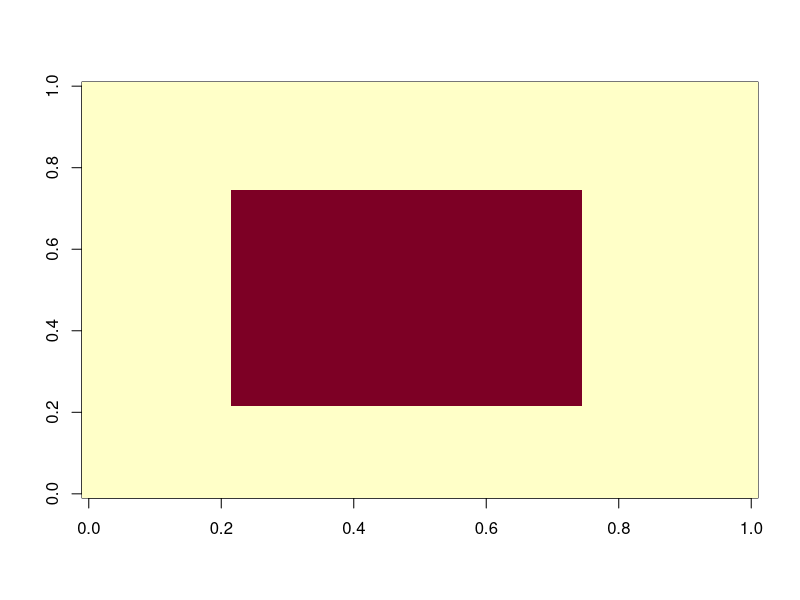
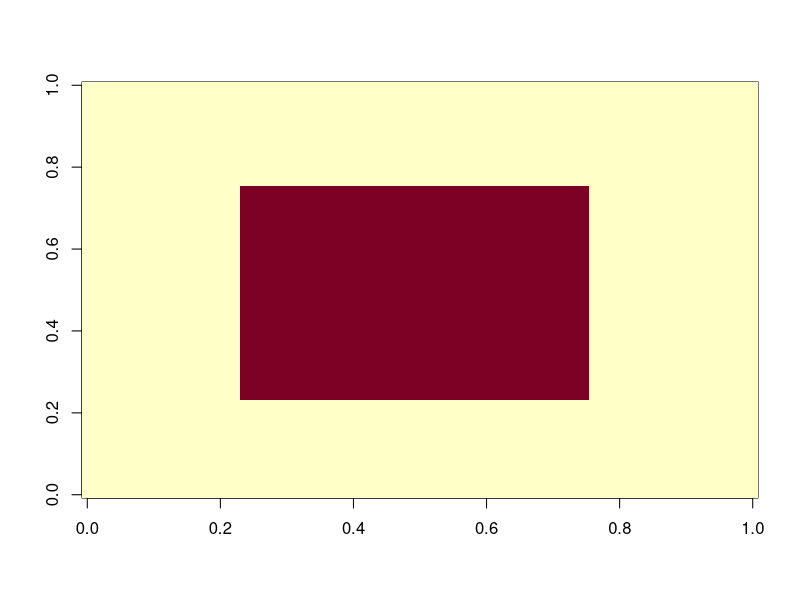
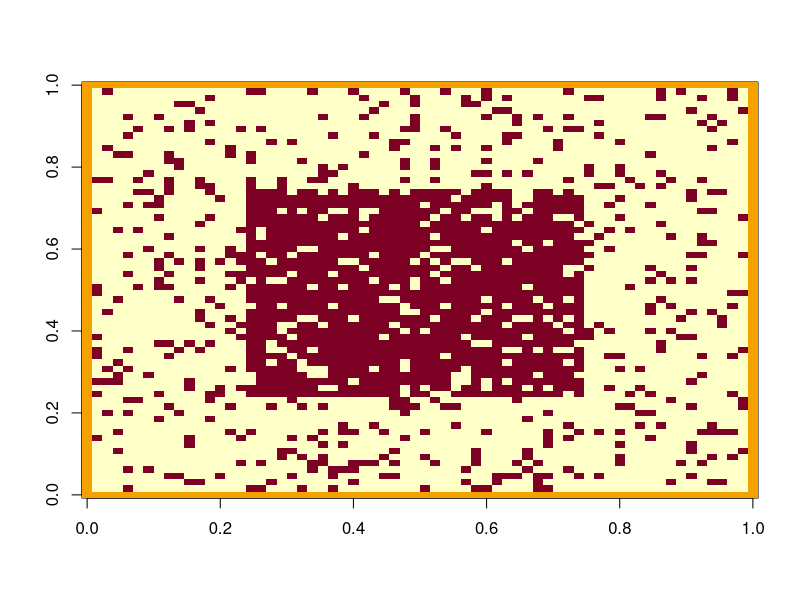
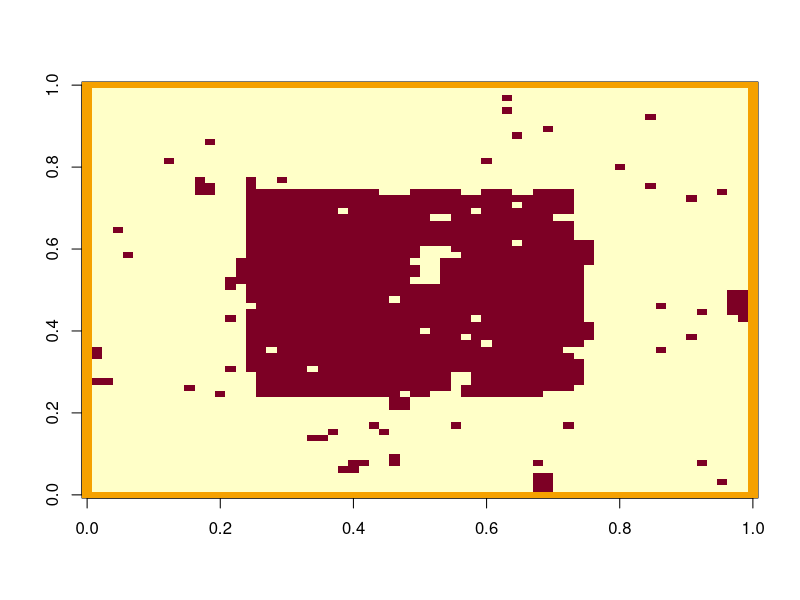
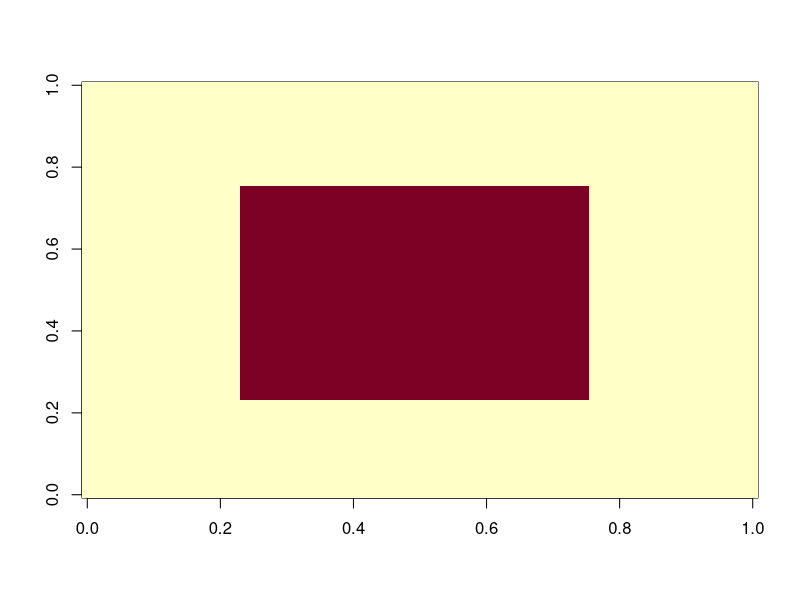
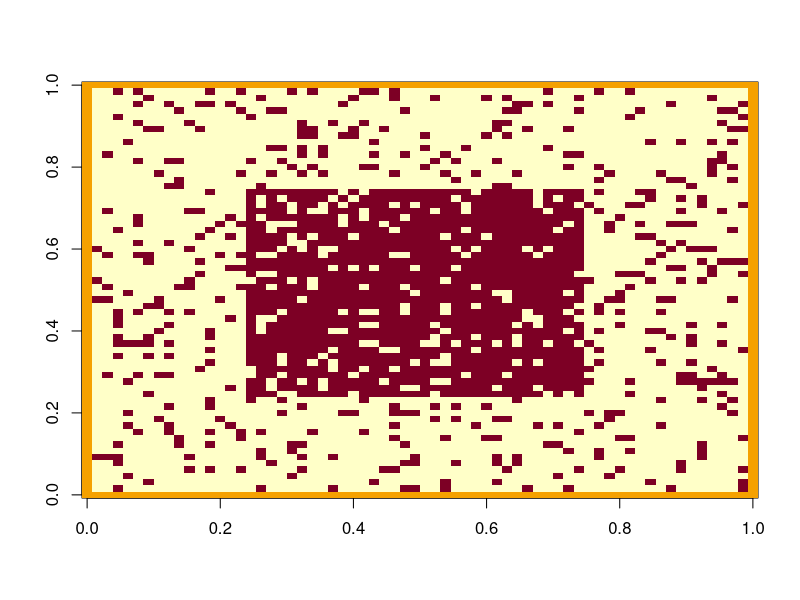
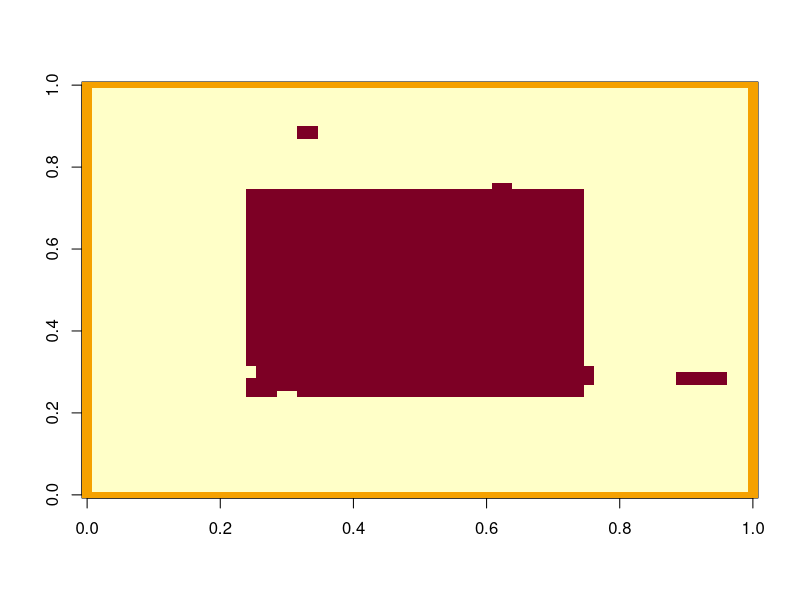
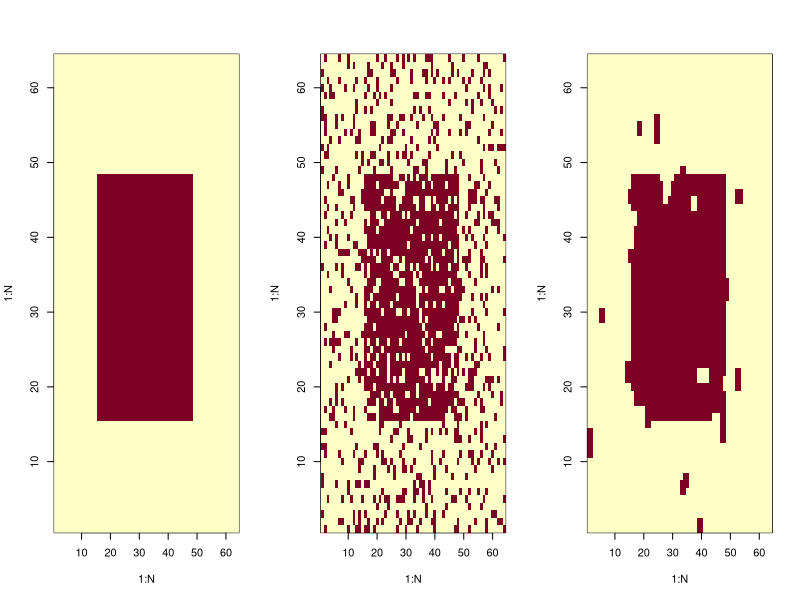

Here is the R script that generated these plots, in order:
## ---- chunk 1
#library(magrittr)
#library(imager)
library(stats)
library(survival)
library(ggplot2)
## ---- chunk 2
#========================================================================================================

imageGenerator=function(forme, N){
  #fonction permettant de générer une matrice-image de forme choisie, et de taille N*N
  
  img <- matrix(-1, nrow= N, ncol= N)
  
  #----rectangle----
  if(forme== "rectangle"){
    img[(N/4):(N*3/4),(N/4):(N*3/4)] <- 1}
  
  #----losange----
  if(forme== "losange"){
    for (i in 1:N){
      for (j in 1:N){
        img[i,j]=-1+2*(abs(i-j)<=N/4)*(abs(i+j-N)<=N/4)  
      }
    }#for
  }#if
  
  #----damier----
  #----triangle----
  #----cercle----
  #----bande----
  if(forme=="bande"){
    for (j in 1:(N/2)){ img[,2*j]=rep(1,N) }
  }#if

  
  return(img)
}#func

#========================================================================================================
## ---- chunk 3
#========================================================================================================

bruiteur=function(image, br){
  #fonction qui revoit l'image donnée en argument par la même image mais bruité par la méthode "br"
  imgBr <- image
  N <- dim(image)[1]
  bruit <- 0
  p <- 0.15
  #----binomiale----
  if(br== "rbinom"){bruit <- matrix(2*rbinom(N^2,1,1-p)-1,nrow=N,ncol=N)}
  
  #----poisson----
  
  #----normale----
  
  imgBr <- image*bruit
  return(imgBr)
}#func  A FINIR

#========================================================================================================
## ---- chunk 4
#========================================================================================================

energie=function(S){
  #fonction pour mesurer l'enrgie globale d'une image
  
  eligne=0
  for (i in 1:N) {for (j in 1:(N-1)){eligne=eligne+S[i,j]*S[i,j+1]}}
  ecolonne=0
  for (j in 1:N) {for (i in 1:(N-1)){ecolonne=ecolonne+S[i,j]*S[i+1,j]}}
  return(eligne+ecolonne)
}

#========================================================================================================
## ---- chunk 5
correspondance=function(img0, img1, N){
  #----pourcentage de correspondance----
  nok <- 0 #nombre de pixels divergents
  correspondance <- 0 #pourcentage sur nb pixels total
  for (i in (1:N)){
    for (j in (1:N)){
      if(img0[i,j] != img1[i,j]){nok <- nok+1}
    }#for
  }#for
  correspondance <- ((N^2)-nok)/(N^2)*100
  return(correspondance)
}#func
## ---- chunk 6
img <- imageGenerator("rectangle", 50)

imgaux <- matrix(data=0,nrow=52,ncol=52)
imgaux[2:51,2:51] <- img
image(img)
#Vstar(imgaux, 50, 2, 2)

## ---- chunk 7
#========================================================================================================
vbranch=function(img, N, is, js, iv, jv, L){
  #la taille de l'image N doit être précisée (à remplacer par méthode info image)
  #L détermine la longueur maximale d'une branche
  #(iv, jv) appartient à [(0,1),(0,-1),(1,0),(-1,0)] ce qui donne le sens de la branche à partir de s
  v = c()
  vl = c()
  if(is<1 | is>N | js<1 | js>N){return("les coordonnées données sont en dehors de l'image")}
  
  #----récupération des L sites de la branche potentielles sans condition----
  for(k in(1:L)){  
    i <- is+k*iv
    j <- js+k*jv
    if(i>=1 && i<=N){ if(j>=1 && j<=N){ #teste si les coordonnées du candidat sont dans l'image
      vl <- c(vl,img[i,j])
    }}#if&if
  }#for
  #print(vl)
  #print(length(vl))
  if(is.null(vl[1])){return(0)}
  
  #----épuration selon la condition de valeur de site----
  lead <- vl[1]
  for(k in 1:length(vl)){ #parcours les L sites
    if(vl[k]==lead){  v <- c(v,vl[k])  }#condition pour faire partie de la branche.
  }#for
  
  #print(v)
  #print(length(v))
  return(length(v)*lead) #"poid" de la branche. length(v) fait office de facteur, comme beta classiquement
}#func

#vbranch(img, 50, 1,1, 0, -1, 50 )
#========================================================================================================
## ---- chunk 8
Vstar=function(img, N, i, j, L){
  s <- 0
  s <- s + vbranch(img, N, i, j, -1, 0, L)
  s <- s + vbranch(img, N, i, j, 1, 0, L)
  s <- s + vbranch(img, N, i, j, 0, -1, L)
  s <- s + vbranch(img, N, i, j, 0, 1, L)
  return(s)
}#func

#Vstar(img, 50, 50,2 , 5)
#========================================================================================================
## ---- chunk 9
#========================================================================================================


## ---- chunk 10
metropolisStar=function(forme, N, L, n){
  #fonction qui réalise l'algorithme de Metropolis sur une image img0 qui est bruité en img1, et doit à la fin être restaurée en img2
  
  #----création de l'image parfaite img0----
  img0 = imageGenerator(forme, N)
  image(img0)
  #----création d'une image auxiliaire img1, avec bord plus long et bruitage----
  img1 = matrix(0, nrow=N+2, ncol=N+2)
  img1[2:(N+1),2:(N+1)] = bruiteur(img0, "rbinom")
  image(img1)
  img3 = img1 #mémoire du bruit initiale
  
  for(k in 1:n){
    #----choix d'un site---
    i <- 1+ceiling(N*runif(1)) # indice entre 2 et N+1
    j <- 1+ceiling(N*runif(1))
    #i <- 2 + k%%N #de 2 à N+1
    #j <- 2 + k%/%(N-1)%%N #de 2 à N+1
    
    #----voisinage----
    v = Vstar(img1, N+2, i, j, L)
    #----changement déterministe----
    img1[i][j] <- v/abs(v) #-1 ou 1
    
  }#for
  #----affichage----
  #par(mfrow=c(1,3))
  image(img1)
  
  corresp <- correspondance(img0, img1, N)
  return(corresp) #utile pour MCdeMC_Vstar
  #calcul de la correspondance
}
## ---- chunk 11
#========================================================================================================

metropolisIsing=function(forme, N, beta, B, alpha, L, n, p){
  #fonction qui réalise l'algorithme de Metropolis sur une image img0 qui est bruité en img1, et doit à la fin être restaurée en img2
  
  #----création de l'image parfaite img0----
  img0 = imageGenerator(forme, N)
  #image(img0)
  #----création d'une image auxiliaire img1, avec bord plus long et bruitage----
  img1 = matrix(0, nrow=N+2, ncol=N+2)
  bruit = matrix(2*rbinom(N^2,1,1-p)-1,nrow=N,ncol=N)
  img1[2:(N+1),2:(N+1)] = img0*bruit
  #image(img1)
  img2 = img1 #image tamponz
  img3 = img1 #mémoire du bruit initiale
  
  for(k in 1:n){
    #----choix d'un site---
    i <- 1+ceiling(N*runif(1)) # indice entre 2 et N+1
    j <- 1+ceiling(N*runif(1))
    #i <- 2 + k%%N #de 2 à N+1
    #j <- 2 + k%/%(N-1)%%N #de 2 à N+1
    #----tirage nouvelle valeure candidate----
    img2[i,j] = -img1[i,j]
    #----voisinage----
    #v = img1[i+1,j] + img1[i-1,j] + img1[i,j+1] + img1[i,j-1]
    v = Vstar(img1, N+2, i, j, L)
    #----potentiels----
    #U1 = -B*img1[i,j]-beta*img1[i,j]*v-alpha*img3[i,j]
    #U2 = -B*img2[i,j]-beta*img2[i,j]*v-alpha*img3[i,j]
    U1 = -B*img1[i,j]-img1[i,j]*(beta*v + alpha*img3[i,j])#potentiel actuel
    U2 = -B*img2[i,j]-img2[i,j]*(beta*v + alpha*img3[i,j])#potentiel candidat
    
    #----test----
    dU = U2-U1
    if(dU<0){img1[i,j]= -img1[i,j]}
    else{
      p <- exp(-dU)
      if(runif(1)<=p){img1[i,j]= -img1[i,j]}
      else{img2[i,j] <- img1[i,j]} #sinon on ne change pas
    }#else
  }#for
  #----affichage----
  #par(mfrow=c(1,3))
  #image(img1)
  
  corresp <- correspondance(img0, img1, N)
  return(corresp) #utile pour MCdeMC_Vstar
  #calcul de la correspondance
}



metropolisIsing("rectangle", 64, 1, 0, 1, 10, 10^4, 0.15)
#metropolisIsing("rectangle", 64, 1, 0, 1, 5, 10^4)
#metropolisIsing("rectangle", 64, 1, 0, 1, 1, 10^4)

#========================================================================================================
## ---- chunk 12
#========================================================================================================

GibbsIsing=function(forme, N, beta, B, alpha, n, p){
  #fonction qui réalise l'algorithme de Metropolis sur une image img0 qui est bruité en img1, et doit à la fin être restaurée en img2
  
  #----création de l'image parfaite img0----
  img0 = imageGenerator(forme, N)
  image(img0)
  #----création d'une image auxiliaire img1, avec bord plus long et bruitage----
  img1 = matrix(0, nrow=N+2, ncol=N+2)
  bruit = matrix(2*rbinom(N^2,1,1-p)-1,nrow=N,ncol=N)
  img1[2:(N+1),2:(N+1)] = img0*bruit
  image(img1)
  img2 = img1 #image tampon
  img3 = img1
  
  for(k in 1:n){
    #----choix d'un site---
    i <- 1+ceiling(N*runif(1)) # indice entre 2 et N+1
    j <- 1+ceiling(N*runif(1))
    #iaux <- 2 + k%%N #de 2 à N+1
    #jaux <- 2 + k%/%(N-1)%%N #de 2 à N+1
    
    
    #----changement de valeur au site visé sur img2 (1ou-1) pour représenter E en entier avec img1 et img2 (cas d'une image en noir et blanc)----
    img2[i,j] = -img1[i,j]
    #----voisinage----
    v = img1[i+1,j] + img1[i-1,j] + img1[i,j+1] + img1[i,j-1]
    #----potentiels----
    #U1 = -B*img1[i,j]-beta*img1[i,j]*v
    #U2 = -B*img2[i,j]-beta*img2[i,j]*v
    U1 = -B*img1[i,j]-img1[i,j]*(beta*v + alpha*img3[i,j])
    U2 = -B*img2[i,j]-img2[i,j]*(beta*v + alpha*img3[i,j])
    #----calcule de la proba conditionnelle locale----
    P <- exp(-U2)/(exp(-U1)+exp(-U2))
    #----test----
    if(runif(1)<= P){img1[i,j]= img2[i,j]}#img1 redevient identique à img2
    else{img2[i,j] <- img1[i,j]} #opération inverse, on ne retient pas le changement, et img2 redevient identique à img1
  }#for
  #----affichage----
  #par(mfrow=c(1,3))
  image(img1)
}


GibbsIsing("rectangle", 64, 2, 0, 0.5, 10^4, 0.15)
#========================================================================================================
## ---- chunk 13
#========================================================================================================

recuitMetro=function(forme, N, beta, B, alpha, n, p){
  #fonction qui réalise l'algorithme de Metropolis sur une image img0 qui est bruité en img1, et doit à la fin être restaurée en img2
  
  #----création de l'image parfaite img0----
  img0 = imageGenerator(forme, N)
  image(img0)
  #----création d'une image auxiliaire img1, avec bord plus long et bruitage----
  img1 = matrix(0, nrow=N+2, ncol=N+2)
  bruit = matrix(2*rbinom(N^2,1,1-p)-1,nrow=N,ncol=N)
  img1[2:(N+1),2:(N+1)] = img0*bruit
  image(img1)
  img2 = img1 #image tamponz
  img3 = img1 #mémoire du bruit initiale
  
  for(k in 1:n){
    t <- 1/k
    Br <- B/t
    betar <- beta/t
    alphar <- alpha/t
    #print(c(T,Br,betar,alphar))
    #----choix d'un site---
    i <- 1+ceiling(N*runif(1)) # indice entre 2 et N+1
    j <- 1+ceiling(N*runif(1))
    #i <- 2 + k%%N #de 2 à N+1
    #j <- 2 + k%/%(N-1)%%N #de 2 à N+1
    #----tirage nouvelle valeure candidate----
    img2[i,j] = -img1[i,j]
    #----voisinage----
    v = img1[i+1,j] + img1[i-1,j] + img1[i,j+1] + img1[i,j-1]
    #----potentiels----
    #U1 = -B*img1[i,j]-beta*img1[i,j]*v-alpha*img3[i,j]
    #U2 = -B*img2[i,j]-beta*img2[i,j]*v-alpha*img3[i,j]
    U1 = -Br*img1[i,j]-img1[i,j]*(betar*v + alphar*img3[i,j])#potentiel actuel
    U2 = -Br*img2[i,j]-img2[i,j]*(betar*v + alphar*img3[i,j])#potentiel candidat
    
    #----test----
    dU = U2-U1
    if(dU<0){img1[i,j]= -img1[i,j]}
    else{
      p <- exp(-dU)
      if(runif(1)<=p){img1[i,j]= -img1[i,j]}
      else{img2[i,j] <- img1[i,j]} #sinon on ne change pas
    }#else
  }#for
  #----affichage----
  #par(mfrow=c(1,3))
  image(img1)
}

recuitMetro("rectangle", 64, 1, 0, 0.3, 10^5, 0.15)

#========================================================================================================
## ---- chunk 14
#========================================================================================================


recuitSimule = function(n, beta, N, p, alpha, stop){
  
  #----création de sigma0 le rectangle initial----
  sigma0 <- matrix(-1,nrow=N,ncol=N)  
  sigma0[(N/4):(N*3/4),(N/4):(N*3/4)] <- 1
  
  #----création de sigma le rectangle bruité----
  bruit <- matrix(2*rbinom(N^2,1,1-p)-1,nrow=N,ncol=N) 
  sigma <- sigma0*bruit  
  
  #----création image auxiliaire, avec contour suplémentaire pour calculer U plus facilement----
  Saux <- matrix(0, nrow=N+2, ncol=N+2) 
  Saux[2:(N+1),2:(N+1)] <- sigma
  sigmaaux <- Saux #sugmaaux = matrice auxiliaire pour le calcule de U, garde la valeur initiale de Saux (qui lui change)

  
  #--------le recuit simulé--------
  if(stop==0){ #cas où on s'arrête simplement après n itérations
    for (k in (1:n)) {
      #T <- 1/sqrt(sqrt((1+log(k))))
      T <- 1/k #T tend lentement vers 0
      iaux <- 1+ceiling(N*runif(1)) # indice entre 2 et N+1
      jaux <- 1+ceiling(N*runif(1))
      #iaux <- 2 + k%%N #de 2 à N+1
      #jaux <- 2 + k%/%(N-1)%%N #de 2 à N+1
      
      
      #----voisinage----
      #s <- Vstar(Saux, N, iaux, jaux)
      s <- Saux[iaux-1,jaux]+Saux[iaux+1,jaux]+Saux[iaux,jaux-1]+Saux[iaux,jaux+1]
      #print("s")
      #print(s)
      #----proba pour un recuit simulé, avec rapport de métropolis----
      r <- exp(-2*Saux[iaux,jaux]*(2*alpha*T*sigmaaux[iaux,jaux]+beta*s)/T)
      
      #----changement ou non de spin selon la proba r---
      if(runif(1)<r){Saux[iaux,jaux] <- -Saux[iaux,jaux]}
    }#for
  }#if
    
  if(stop==1){#cas ou on s'arrête après n itérations sans changement de spin
    X<-0#nombre d'itérations consécutives sans changement de spin
    it<-0
    while(X<=n) {
      it<-it+1
      #T <- 1/sqrt(sqrt((1+log(k))))
      T <- 1/k #T tend lentement vers 0
      iaux <- 1+ceiling(N*runif(1)) # indice entre 2 et N+1
      jaux <- 1+ceiling(N*runif(1))
      #iaux <- 2 + k%%N #de 2 à N+1
      #jaux <- 2 + k%/%(N-1)%%N #de 2 à N+1
      
      
      #----voisinage----
      s <- Saux[iaux-1,jaux]+Saux[iaux+1,jaux]+Saux[iaux,jaux-1]+Saux[iaux,jaux+1]
      
      #----proba pour un recuit simulé----
      r <- exp(-2*Saux[iaux,jaux]*(2*alpha*T*sigmaaux[iaux,jaux]+beta*s)/T)
      
      #----changement ou non de spin selon la proba r---
      if(runif(1)<r){
        Saux[iaux,jaux] <- -Saux[iaux,jaux]
        X <- 0#on vient de changer un spin, donc la condition d'arrêt retombe à 0
      }#if
      else{X <-X+1 } 
    }#while
    print(it)
  }#if
  
  S <- Saux[2:(N+1),2:(N+1)] #image finale (on retire le contour auxiliaire)
    
    
  #----pourcentage de correspondance----
  nok <- 0 #nombre de pixels divergents
  correspondance <- 0 #pourcentage sur nb pixels total
  for (i in (1:N)){
    for (j in (1:N)){
      if(S[i,j] != sigma0[i,j]){nok <- nok+1}
    }#for
  }#for
  correspondance <- ((N^2)-nok)/(N^2)*100
  #print(nok)
  #print(correspondance)
  
  
  #----affichage----
  par(mfrow=c(1,3))
  image(1:N,1:N,sigma0)
  image(1:N,1:N,sigma)
  image(1:N,1:N,S)
  return(correspondance)
}#function


recuitSimule(10^5, 5, 64, 0.2, 3, 0)
#========================================================================================================
## ---- chunk 15
#========================================================================================================
recuitSimuleFixe = function(n, beta, N, p, alpha, stop){
  
  #----cr?ation de sigma0 le rectangle initial----
  sigma0 <- matrix(-1,nrow=N,ncol=N)  
  sigma0[(N/4):(N*3/4),(N/4):(N*3/4)] <- 1
  
  #----cr?ation de sigma le rectangle bruit?----
  bruit <- matrix(2*rbinom(N^2,1,1-p)-1,nrow=N,ncol=N) 
  sigma <- sigma0*bruit  
  
  #----cr?ation image auxiliaire, avec contour supl?mentaire pour calculer U plus facilement----
  Saux <- matrix(0, nrow=N+2, ncol=N+2) 
  Saux[2:(N+1),2:(N+1)] <- sigma
  sigmaaux <- Saux #sugmaaux = matrice auxiliaire pour le calcule de U, garde la valeur initiale de Saux (qui lui change)

  
  #--------le recuit simul?--------
  if(stop==0){ #cas o? on s'arr?te simplement apr?s n it?rations
    for (k in (1:(N*N*n))) {#N*N*n = nombre d'itération nécessaires pour faire n révolutions
      #T <- 1/sqrt(sqrt((1+log(k))))
      T <- 1/k #T tend lentement vers 0
      #iaux <- 1+ceiling(N*runif(1)) # indice entre 2 et N+1
      #jaux <- 1+ceiling(N*runif(1))
      iaux <- 2 + k%%N #de 2 ? N+1
      jaux <- 2 + k%/%(N-1)%%N #de 2 ? N+1
      
      
      #----voisinage----
      #s <- Vstar(Saux, iaux, jaux)
      s <- Saux[iaux-1,jaux]+Saux[iaux+1,jaux]+Saux[iaux,jaux-1]+Saux[iaux,jaux+1]
      
      #----proba pour un recuit simul?----
      r <- exp(-2*Saux[iaux,jaux]*(2*alpha*T*sigmaaux[iaux,jaux]+beta*s)/T)
      
      #----changement ou non de spin selon la proba r---
      #rmc[k]=r
      if(runif(1)<r){Saux[iaux,jaux] <- -Saux[iaux,jaux]}
    }#for
  }#if
    
  if(stop==1){#cas ou on s'arr?te apr?s n it?rations sans changement de spin
    X<-0 #nombre d'it?rations cons?cutives sans changement de spin
    it<-0 #nb itération
    revo<-0 #nb de révolution
    while(X<=n) {
      it<-it+1
      revo <- it%/%N*N
      #T <- 1/sqrt(sqrt((1+log(k))))
      T <- 1/it #T tend lentement vers 0
      iaux <- 1+ceiling(N*runif(1)) # indice entre 2 et N+1
      jaux <- 1+ceiling(N*runif(1))
      #iaux <- 2 + k%%N #de 2 ? N+1
      #jaux <- 2 + k%/%(N-1)%%N #de 2 ? N+1
      
      
      #----voisinage----
      #s <- Vstar(Saux, iaux, jaux)
      s <- Saux[iaux-1,jaux]+Saux[iaux+1,jaux]+Saux[iaux,jaux-1]+Saux[iaux,jaux+1]
      
      #----proba pour un recuit simul?----
      r <- exp(-2*Saux[iaux,jaux]*(2*alpha*T*sigmaaux[iaux,jaux]+beta*s)/T)
      
      #----changement ou non de spin selon la proba r---
      #rmc[k]=r
      if(runif(1)<r){
        Saux[iaux,jaux] <- -Saux[iaux,jaux]
        X <- 0#on vient de changer un spin, donc la condition d'arr?t retombe ? 0
      }#if
      else{X <-X+1 } 
    }#while
    print(c("ItÃ©rations",it))
  }#if
  
  S <- Saux[2:(N+1),2:(N+1)] #image finale (on retire le contour auxiliaire)
    
    
  #----pourcentage de correspondance----
  corresp <- correspondance(S, sigma0, N)
  return(corresp)
  
}#function


recuitSimuleFixe(10,2/3,64,0.2,0.3,0)
#========================================================================================================
## ---- chunk 16
#========================================================================================================

recuitSimule2 = function(n, beta, N, p, alpha, stop){
  
  #----cr?ation de sigma0 le rectangle initial----
  sigma0 <- matrix(-1,nrow=N,ncol=N)  
  sigma0[(N/4):(N*3/4),(N/4):(N*3/4)] <- 1
  
  #----cr?ation de sigma le rectangle bruit?----
  bruit <- matrix(2*rbinom(N^2,1,1-p)-1,nrow=N,ncol=N) 
  sigma <- sigma0*bruit  
  
  #----cr?ation image auxiliaire, avec contour supl?mentaire pour calculer U plus facilement----
  Saux <- matrix(0, nrow=N+2, ncol=N+2) 
  Saux[2:(N+1),2:(N+1)] <- sigma
  sigmaaux <- Saux #sugmaaux = matrice auxiliaire pour le calcule de U, garde la valeur initiale de Saux (qui lui change)
  #rmc=rep(1/2,n)

  
  #--------le recuit simul?--------
  if(stop==0){ #cas o? on s'arr?te simplement apr?s n it?rations
    for (k in (1:n)) {
      #T <- 1/sqrt(sqrt((1+log(k))))
      T <- 1/k #T tend lentement vers 0
      #iaux <- 1+ceiling(N*runif(1)) # indice entre 2 et N+1
      #jaux <- 1+ceiling(N*runif(1))
      iaux <- 2 + k%%N #de 2 ? N+1
      jaux <- 2 + k%/%(N-1)%%N #de 2 ? N+1
      
      
      #----voisinage----
      #☻s <- Vstar(Saux, iaux, jaux)
      s <- Saux[iaux-1,jaux]+Saux[iaux+1,jaux]+Saux[iaux,jaux-1]+Saux[iaux,jaux+1]
      
      #----proba pour un recuit simul?----
      r <- exp(-2*Saux[iaux,jaux]*(2*alpha*T*sigmaaux[iaux,jaux]+beta*s)/T)
      
      #----changement ou non de spin selon la proba r---
      #rmc[k]=r
      if(runif(1)<r){Saux[iaux,jaux] <- -Saux[iaux,jaux]}
    }#for
  }#if
    
  if(stop==1){#cas ou on s'arr?te apr?s n it?rations sans changement de spin
    X<-0#nombre d'it?rations cons?cutives sans changement de spin
    it<-0
    while(X<=n) {
      it<-it+1
      #T <- 1/sqrt(sqrt((1+log(k))))
      T <- 1/it #T tend lentement vers 0
      iaux <- 1+ceiling(N*runif(1)) # indice entre 2 et N+1
      jaux <- 1+ceiling(N*runif(1))
      #iaux <- 2 + k%%N #de 2 ? N+1
      #jaux <- 2 + k%/%(N-1)%%N #de 2 ? N+1
      
      
      #----voisinage----
      s <- Vstar(Saux, iaux, jaux)
      #s <- Saux[iaux-1,jaux]+Saux[iaux+1,jaux]+Saux[iaux,jaux-1]+Saux[iaux,jaux+1]
      
      #----proba pour un recuit simul?----
      r <- exp(-2*Saux[iaux,jaux]*(2*alpha*T*sigmaaux[iaux,jaux]+beta*s)/T)
      
      #----changement ou non de spin selon la proba r---
      #rmc[k]=r
      if(runif(1)<r){
        Saux[iaux,jaux] <- -Saux[iaux,jaux]
        X <- 0#on vient de changer un spin, donc la condition d'arr?t retombe ? 0
      }#if
      else{X <-X+1 } 
    }#while
    print(c("ItÃ©rations",it))
  }#if
  
  S <- Saux[2:(N+1),2:(N+1)] #image finale (on retire le contour auxiliaire)
    
    
  #----pourcentage de correspondance----
  nok <- 0 #nombre de pixels divergents
  correspondance <- 0 #pourcentage sur nb pixels total
  for (i in (1:N)){
    for (j in (1:N)){
      if(S[i,j] != sigma0[i,j]){nok <- nok+1}
    }#for
  }#for
  correspondance <- ((N^2)-nok)/(N^2)*100
  #print(nok)
  print(correspondance)
  
  
  #----affichage----
  #layout(matrix(c(1,4,2,5,3,0), nc=3))
  #image(1:N,1:N,sigma0)
  #image(1:N,1:N,sigma)
  #image(1:N,1:N,S)
  return(correspondance)
}#function

#========================================================================================================
## ---- chunk 17
#========================================================================================================

MCdeMC=function(pct, K, n, beta, N, p, alpha, stop){
  #algo de montecarlo sur celui de recuit simul?, pour estimer la proba de correspodnance
  #? pct% d'une image reconstitu?e, en en fonction du nombre d'it?rations dans le recuitsimul?
  P <- 0
  E <- 0
  corresp = rep(0,K)#génère une suite de K zero, qui va stoquer no résults pour afficher ensuite avec ecfd()
  for (k in (1:K)) { #on fait K recuitSimul?
    corresp[k] = recuitSimuleFixe(n, beta, N, p, alpha, stop)
    if(corresp[k]>=pct){E <- E+1} #si le pourcentage de correspondance convient ? la condition pct
  }
  
  P <- E/K  #les recuitSimule sont a priori ind?pendants les uns des autres, et r?alis?s identiquement
  print(c("probabilité de correspondance = ",P))
  
  #survie=function(x){1-ecdf(corresp)(x)}
  plot(ecdf(corresp))
  #x <- seq(min(corresp)-4,100,0.1)
  #plot.Surv(corresp)
  #plot(x,survie(x),type="S")
}

#========================================================================================================
## ---- chunk 18
#MCdeMC(98,40,10,2/3,64,0.2,0.3,0)
## ---- chunk 19
MCdeMC_revo=function(n, beta, N, p, alpha, stop){
  corresp2 = c(1,n)
  revolution = c(1:n)
  for( revo in(1:n)){ #on va tester le recuit en faisant varier le nombre de révolution de 1 à 50 (cas ou stop = 0)
    corresp2[revo] = recuitSimuleFixe(revo, beta, N, p, alpha, stop)
  }#for
  rev <- data.frame(revo = c(1:n), correspondance = corresp2 )
  print(rev)
  ggplot(data = rev, aes(x="nombre_de_revolution", y="pourcentage de correspondance")) + geom_line()    # + geom_point() 
    # + geom_smooth()  
}#func

MCdeMC_revo(20, 2/3, 64, 0.2, 0.3, 0 )
